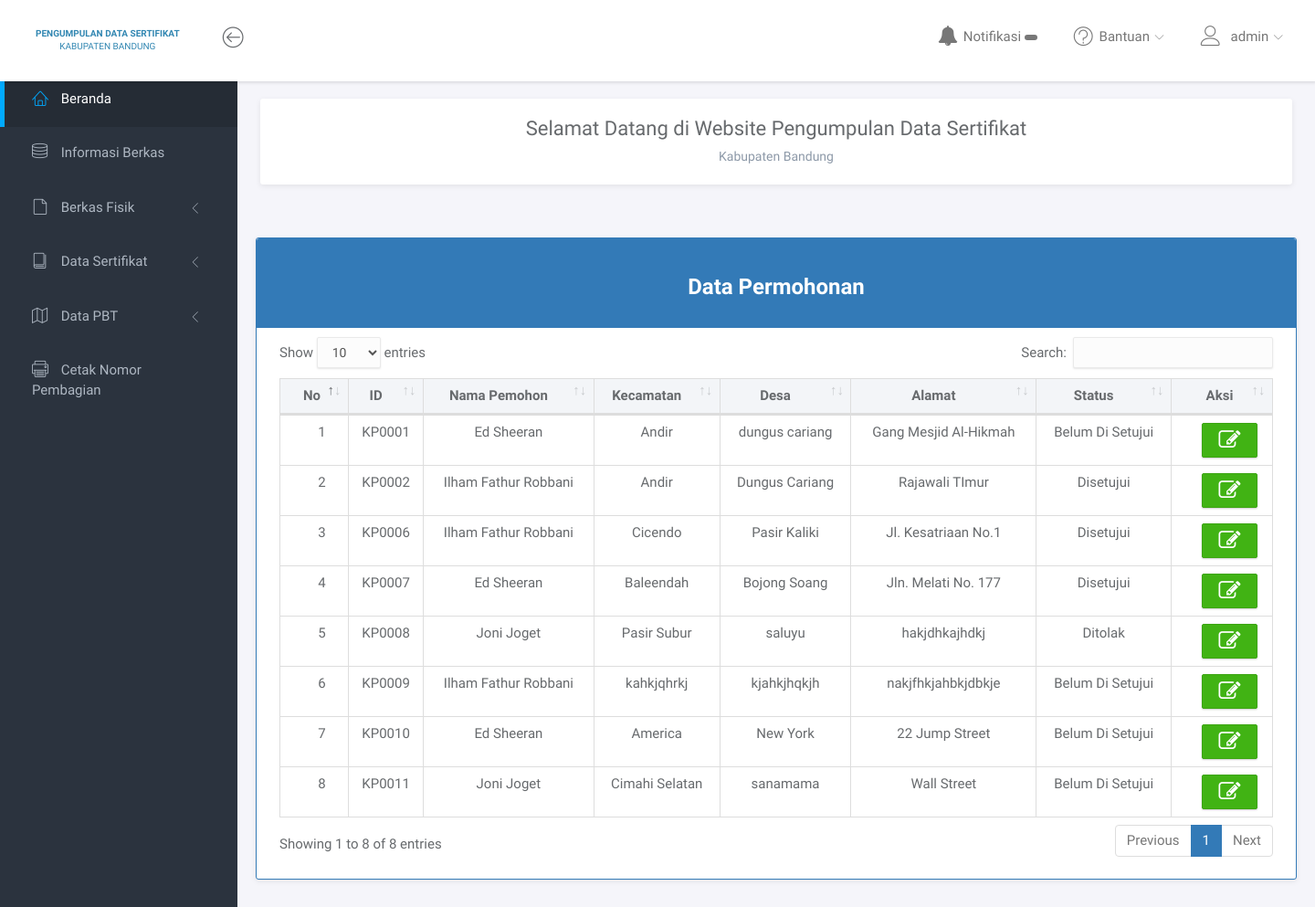
Before: /user/index.php (signed in) with the older database file.
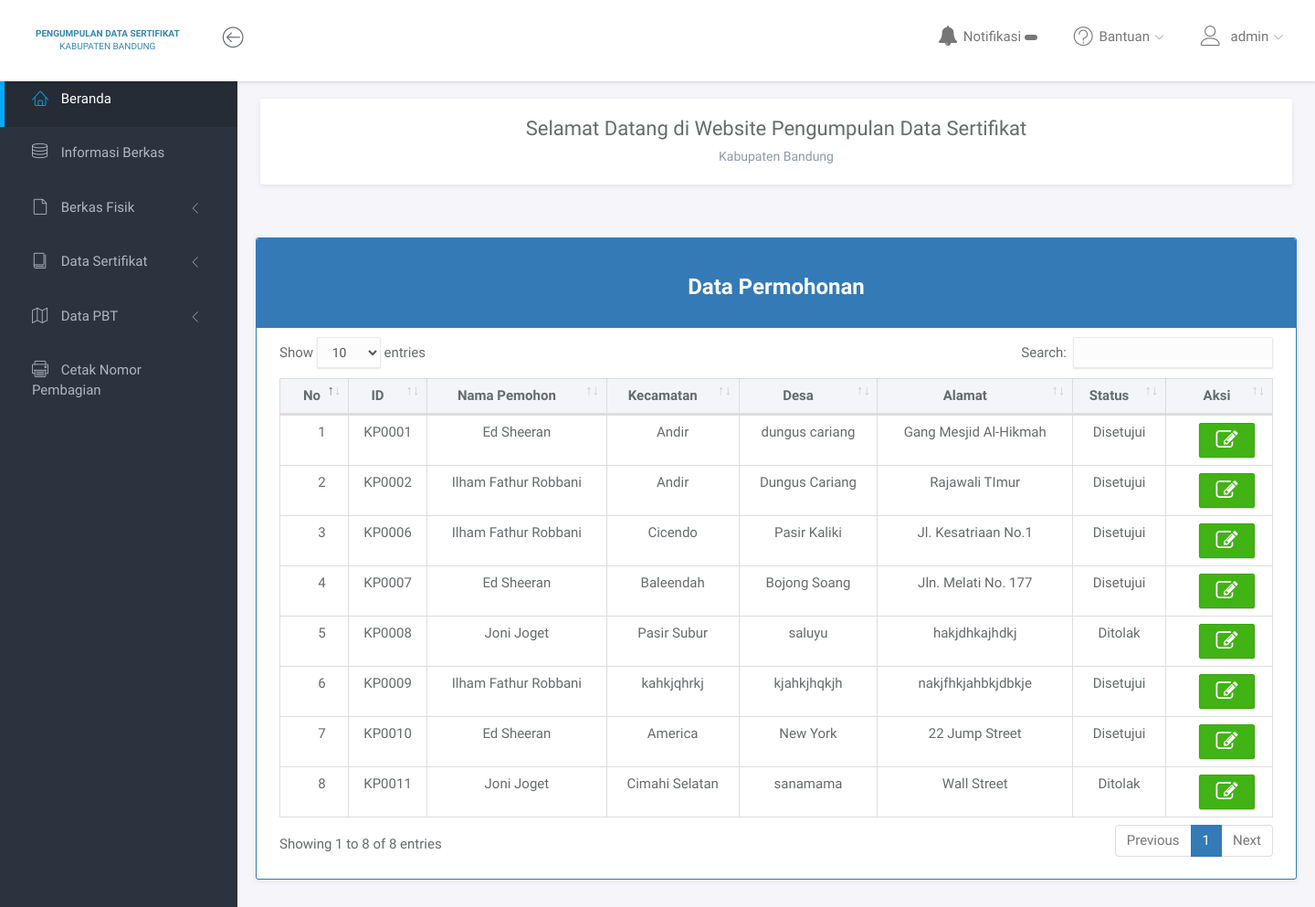
After: the same page with the newer database file.
### tables this page shows
CREATE TABLE `permohonan` (
  `id_permohonan` varchar(6) NOT NULL,
  `id_user` int(5) NOT NULL,
  `kecamatan` varchar(255) NOT NULL,
  `desa` varchar(255) NOT NULL,
  `alamat` text NOT NULL,
  `status` enum('Belum Di Setujui','Disetujui','Ditolak') NOT NULL,
  `notif` enum('read','unread') NOT NULL,
  `notif_fisik` enum('read','unread') NOT NULL,
  `notif_yuridis` enum('read','unread') NOT NULL,
  `date_created` datetime NOT NULL DEFAULT CURRENT_TIMESTAMP
);

### user/index.php (the view, shortened to what the changed rows need)
<?php
include '../core/conn.php';
	$data = mysqli_query($connection, "SELECT p.id_permohonan, p.id_user, p.desa, p.kecamatan, p.alamat, p.status, p.notif, p.date_created, pf.berita_acara, pf.risalah, pf.sktbma, pf.s_permohonan, pf.s_pernyataan, pf.s_riwayat_tanah FROM permohonan AS p INNER JOIN pemohon_file AS pf ON p.id_permohonan = pf.id_permohonan");
?>
<!DOCTYPE html>
<html lang="en">
<head>
	<link rel="stylesheet" href="assets/vendor/bootstrap/css/bootstrap.min.css">
	<link rel="stylesheet" href="assets/vendor/font-awesome/css/font-awesome.min.css">
	<link rel="stylesheet" href="assets/vendor/linearicons/style.css">
	<link rel="stylesheet" href="assets/vendor/chartist/css/chartist-custom.css">
	<link rel="stylesheet" href="../user/assets/vendor/datatables/dataTables.bootstrap4.css">
	<link rel="stylesheet" href="../user/assets/vendor/datatables/dataTables.bootstrap4.min.css">
	<link rel="stylesheet" href="assets/css/main.css">
	<link rel="stylesheet" href="assets/css/demo.css">
</head>
<body>
	<div id="wrapper">
		<div class="main">
		<div class="container">
				<div class="panel panel-primary">
					<div class="panel-body">
						<table class="table table-bordered" id="dataTables" cellspacing="0" width="100%">
							<thead style="background: #f3f5f8">
								<tr style="text-align:center;">
									<th style="text-align:center;width:10px;">No</th>
									<th style="text-align: center;">ID</th>
									<th style="text-align: center;">Nama Pemohon</th>
									<th style="text-align: center;">Kecamatan</th>
									<th style="text-align: center;">Desa</th>
									<th style="text-align: center;">Alamat</th>
									<th style="text-align: center;">Status</th>
									<th style="text-align: center;">Aksi</th>
								</tr>
							</thead>
							<tbody>
								<?php
								  $no = 0;
					              while($d = mysqli_fetch_array($data)){
					              	$no++;
					            ?>
					              <?php
					              	$id_user = $d['id_user'];
					              	$nama = mysqli_query($connection, "SELECT nama_lengkap FROM user WHERE id_user=$id_user");
					              	while ($row = $nama->fetch_assoc()) {
					              ?>
					            <tr>
					            	<td style="text-align: center;"><?php echo $no; ?></td>
					            	<td style="text-align: center;"><?=$d['id_permohonan'];?></td>
					            	<td style="text-align: center;"><?=$row['nama_lengkap'];?></td>
					            	<td style="text-align: center;"><?=$d['kecamatan'];?></td>
					            	<td style="text-align: center;"><?=$d['desa'];?></td>
					            	<td style="text-align: center;"><?=$d['alamat'];?></td>
					            	<td style="text-align: center;"><?=$d['status'];?></td>
					            	<td style="text-align: center;"><a href="detail_permohonan.php?id_permohonan=<?=$d['id_permohonan'];?>" type="button" class="btn btn-xs btn-success" title="detail"><i class="fa fa-edit fa-fw fa-2x"></i></a></td>
					            </tr>
					        <?php } ?>
					        <?php } ?>
							</tbody>
						</table>
					</div>
				</div>
			</div>
	</div>
</body>
</html>

Changed rows visible on the page:
changed permohonan "KP0001": status "Belum Di Setujui" → "Disetujui"
changed permohonan "KP0009": status "Belum Di Setujui" → "Disetujui"
changed permohonan "KP0010": status "Belum Di Setujui" → "Disetujui"
changed permohonan "KP0011": status "Belum Di Setujui" → "Ditolak"
